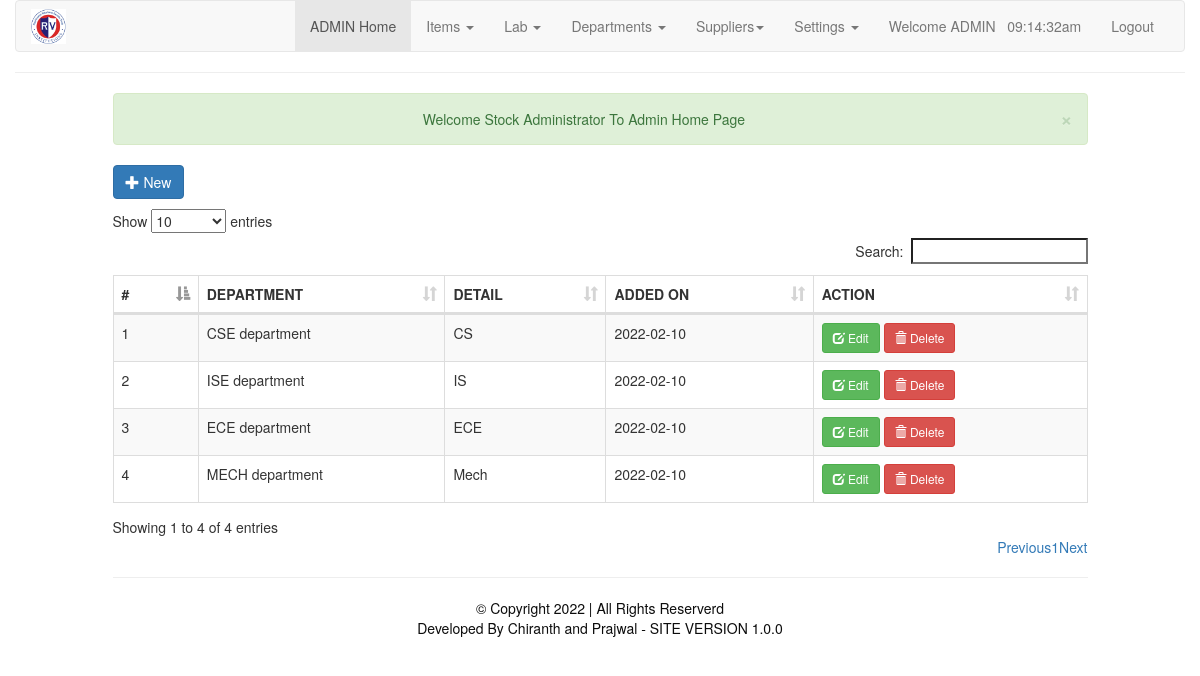
The app's page /dept/departments.php (signed in) with its own data.
### tables this page shows
CREATE TABLE `department` (
  `dept_id` int(11) NOT NULL,
  `dept_name` varchar(30) NOT NULL,
  `password` varchar(255) NOT NULL,
  `role` int(11) NOT NULL DEFAULT 0,
  `dept_details` varchar(255) NOT NULL,
  `added_at` date DEFAULT NULL
);

### dept/departments.php (the view, shortened to what this page needs)
<?php
require_once './includes/header.php';
require_once './includes/admin_nav.php';
?>
    <div class="col-sm-10 col-sm-offset-1">
        <div class="row">
        </div>
        <div class="row">
            <a href="#addnew" data-toggle="modal" class="btn btn-primary"><span class="glyphicon glyphicon-plus"></span> New</a>
        </div>
        <div class="" style="height: 10px;">
        </div>
        <div class="row">
            <table id="myTable" class="table table-hover table-bordered table-striped table-responsive">
                <thead>
                <th>#</th>
                <th>DEPARTMENT</th>
                <th>DETAIL</th>
                <th>ADDED ON</th>
                <th>ACTION</th>
                </thead>
                <tbody>
                <?php
                include_once('db.php');
                $sql = "SELECT * FROM `department` WHERE `role` <> '1'";
                $query = $conn->query($sql);
                $i=1;
                while($row = $query->fetch_assoc())
                {
                    echo"<tr>
                    <td>".$i."</td>
					<td>".$row['dept_name']."</td>
					<td>".$row['dept_details']."</td>
					<td>".$row['added_at']."</td>
					<td><a href='#edit_".$row['dept_id']."' class='btn btn-success btn-sm' data-toggle='modal'><span class='glyphicon glyphicon-edit'></span> Edit</a>
					<a href='#delete_".$row['dept_id']."' class='btn btn-danger btn-sm' data-toggle='modal'><span class='glyphicon glyphicon-trash'></span> Delete</a>
					</td>
				</tr>";
                    $i++;
                }
                ?>
                </tbody>
            </table>
            <hr>
        </div>
    </div>
<?php require_once './includes/footer.php'; ?>

### records on screen
department: dept_name "CSE department", dept_details "CS", added_at "2022-02-10"
department: dept_name "ISE department", dept_details "IS", added_at "2022-02-10"
department: dept_name "ECE department", dept_details "ECE", added_at "2022-02-10"
department: dept_name "MECH department", dept_details "Mech", added_at "2022-02-10"

### other values on screen
$_SESSION['dept_name'] "ADMIN"
$_SESSION['success'] "Welcome Stock Administrator To Admin Home Page"
APPVERSION "1.0.0"
